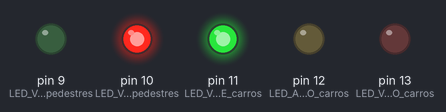
This sketch was run on a simulated Arduino Uno, built with avr-gcc and run on an emulated ATmega328P. Parts: output pins drawn as LEDs (lit = HIGH).

Above: at 1.5 s.
At 4.0 s:
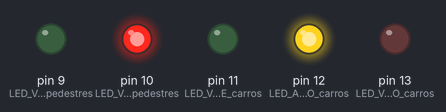
At 7.5 s:
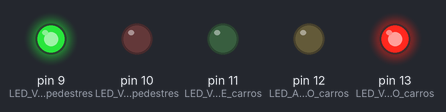
At 10.2 s:
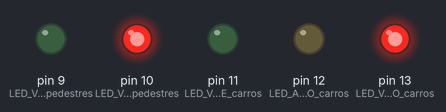
At 11.3 s:
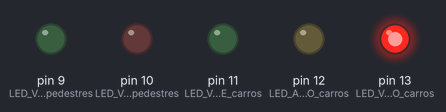
Timing chart, 0 to 14.8 s (numbered marks = the images above):
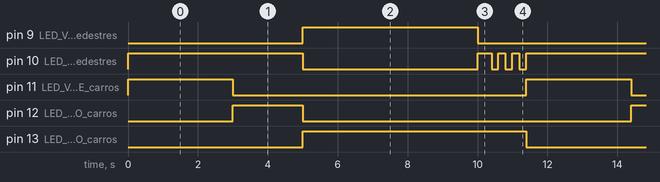

Measured:
- by itself, pin 9 (LED_VERDE_pedestres): alternates HIGH for 5.0 s and LOW for 6.4 s
- by itself, pin 10 (LED_VERMELHO_pedestres): repeats every 11.4 s: LOW 5.0 s, HIGH 0.40 s, 2 × (LOW 0.20 s, HIGH 0.20 s), LOW 0.20 s, HIGH 5.0 s
- by itself, pin 11 (LED_VERDE_carros): alternates HIGH for 3.0 s and LOW for 8.4 s
- by itself, pin 12 (LED_AMARELO_carros): alternates HIGH for 2.0 s and LOW for 9.4 s
- by itself, pin 13 (LED_VERMELHO_carros): alternates HIGH for 6.4 s and LOW for 5.0 s

The sketch:

projeto_semafaro.ino
```cpp
/*
   Projeto Semáfaro
*/

void setup() {
  // Configurando os pinos dos LEDs como saída
  pinMode(9, OUTPUT); // LED VERDE pedestres
  pinMode(10, OUTPUT); // LED VERMELHO pedestres
  pinMode(11, OUTPUT); // LED VERDE carros
  pinMode(12, OUTPUT); // LED AMARELO carros
  pinMode(13, OUTPUT); // LED VERMELHO carros
}

void loop() {
  // Sinal para pedestres fechado: apaga LED verde, acende LED vermelho
  digitalWrite(9, LOW);
  digitalWrite(10, HIGH);

  // Sinal para carros aberto: apaga LED vermelho, acende LED verde
  digitalWrite(11, HIGH);
  digitalWrite(12, LOW);
  digitalWrite(13, LOW);
  delay(3000);

  // Sinal fechado para carros: apaga LED verde, acende LED amaarelo
  digitalWrite(11, LOW);
  digitalWrite(12, HIGH);
  digitalWrite(13, LOW);
  delay(2000);

  // Sinal para pedestres aberto: apaga LED vermelho, acende LED verde
  digitalWrite(9, HIGH);
  digitalWrite(10, LOW);

  // Sinal fechado para carros: apaga LED AMARELO, acende LED vermelho
  digitalWrite(11, LOW);
  digitalWrite(12, LOW);
  digitalWrite(13, HIGH);
  delay(5000);

  // Sinal para pedestres fechando: apaga LED verde, pisca LED vermelho
  digitalWrite(9, LOW);
  digitalWrite(10, HIGH);
  delay(200);
  digitalWrite(10, HIGH);
  delay(200);
  digitalWrite(10, LOW);
  delay(200);
  digitalWrite(10, HIGH);
  delay(200);
  digitalWrite(10, LOW);
  delay(200);
  digitalWrite(10, HIGH);
  delay(200);
  digitalWrite(10, LOW);
  delay(200);
}
```
